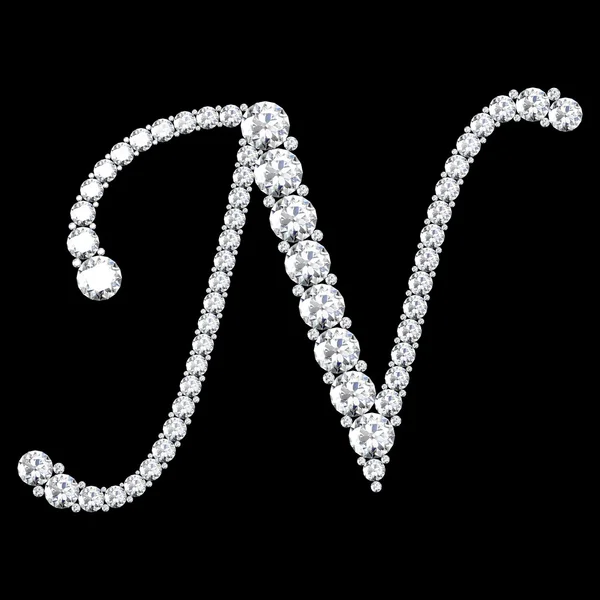
#> input picture test_copy.png, 600 x 600 px
$ python RSA_img.py
#> lines starting #> are read from the running program, lines starting #| are printed output that depends on the picture
"""
@authors: Ganesh Rohit Basam, Gayathri Ravipati, Laxman Jagarlamudi, Vennela Chava
"""

from PIL import Image
import random
import numpy as np
import os
import matplotlib.pyplot as plt
from skimage import color, io

cwd_path = os.getcwd()
print("path: ", cwd_path)
image_path = cwd_path + '/test_copy.png'
clrimg = io.imread(image_path)
#> clrimg is the input picture: shape (600, 600, 4); mean R, G, B, A 24.6, 24.8, 25.1, 255
imgplot = plt.imshow(clrimg)
plt.show()


imgclr_1D = clrimg.ravel()


### GCD Function

def CalculateGcd(i,j):
#> called with i = 395, j = 792
    temp = i%j
    while(temp != 0):
        i = j
        j = temp
        temp = i%j

    return j


# Selecting the two Prime Numbers as Big as possible
p1 = 37
p2 = 23
n = p1*p2
totientValue = (p1-1)*(p2-1)

# Initially selecting a value of e between 1 and the totient value
e = random.randrange(1, totientValue)


#Using GCD to verify if e and totient(phi(n)) are comprime or not
# If not select a new value of e
gcdVal = CalculateGcd(e, totientValue)
while gcdVal != 1:
    e = random.randrange(1, totientValue)
    gcdVal = CalculateGcd(e, totientValue)

# To find the  D Value
def CalculateD(e, phi):
#> called with e = 395, phi = 792
    d = 1
    temp = (d*e)%phi

    while (temp != 1):
        d += 1
        temp = (d*e)%phi

    return d


d = CalculateD(e, totientValue)


# Encryption of the Image values present in the 1d vector
ency = []
for i in range(0, len(imgclr_1D)):
    temp = (int(imgclr_1D[i]) ** e) % n
    ency.append(int(temp))
#> this loop made 1440000 passes
#> temp on passes 1 to 3: 0, 0, 0
#> after the loop, ency = 1440000 items

# Reshaping the 1d vector into the m*n*3 sized array
ency_clrimg = np.array(ency).reshape(clrimg.shape[0], clrimg.shape[1], clrimg.shape[2])
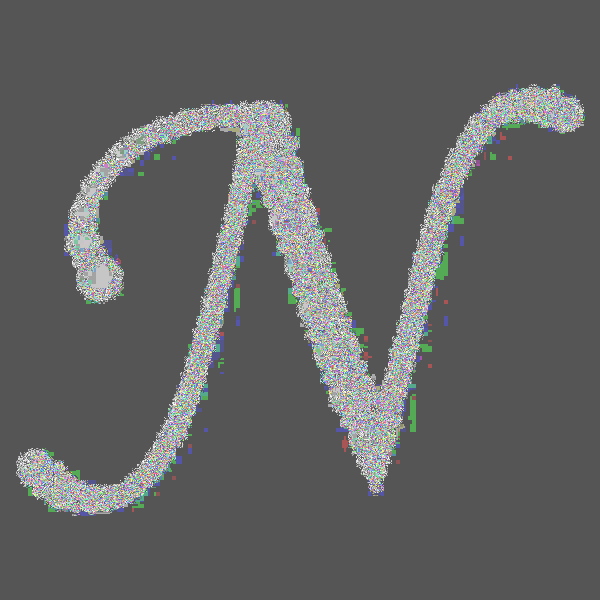
#> ency_clrimg: shape (600, 600, 4) int64; mean R, G, B, A 60, 64.7, 64.3, 564; transparent parts drawn white
imgplot = plt.imshow(ency_clrimg)
plt.show()
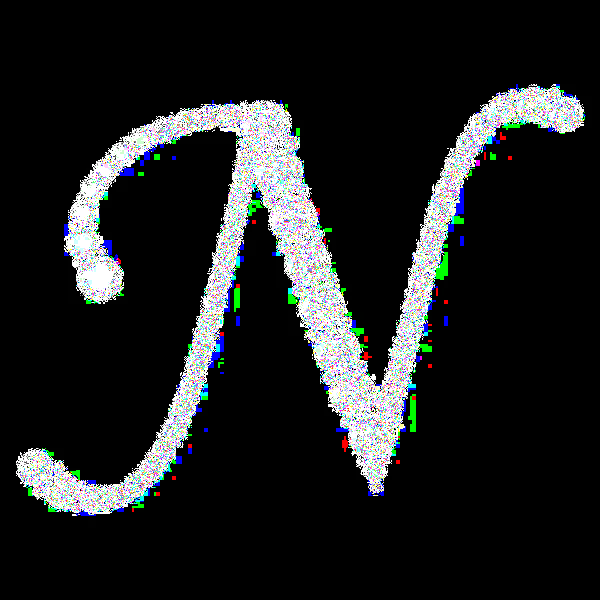
#> shown: shape (600, 600, 4); mean R, G, B, A 30.7, 32.7, 33.1, 255

# Decryption of the image:
dec_clr = []
for i in range(0, len(ency)):
    temp = (ency[i] ** d)%n
    dec_clr.append(temp)
#> this loop made 1440000 passes
#> after the loop, dec_clr = 1440000 items

#Decrypted Image
decy_img = np.array(dec_clr).reshape(clrimg.shape[0], clrimg.shape[1], clrimg.shape[2])
imgplot = plt.imshow(decy_img)
plt.show()

print("here")
